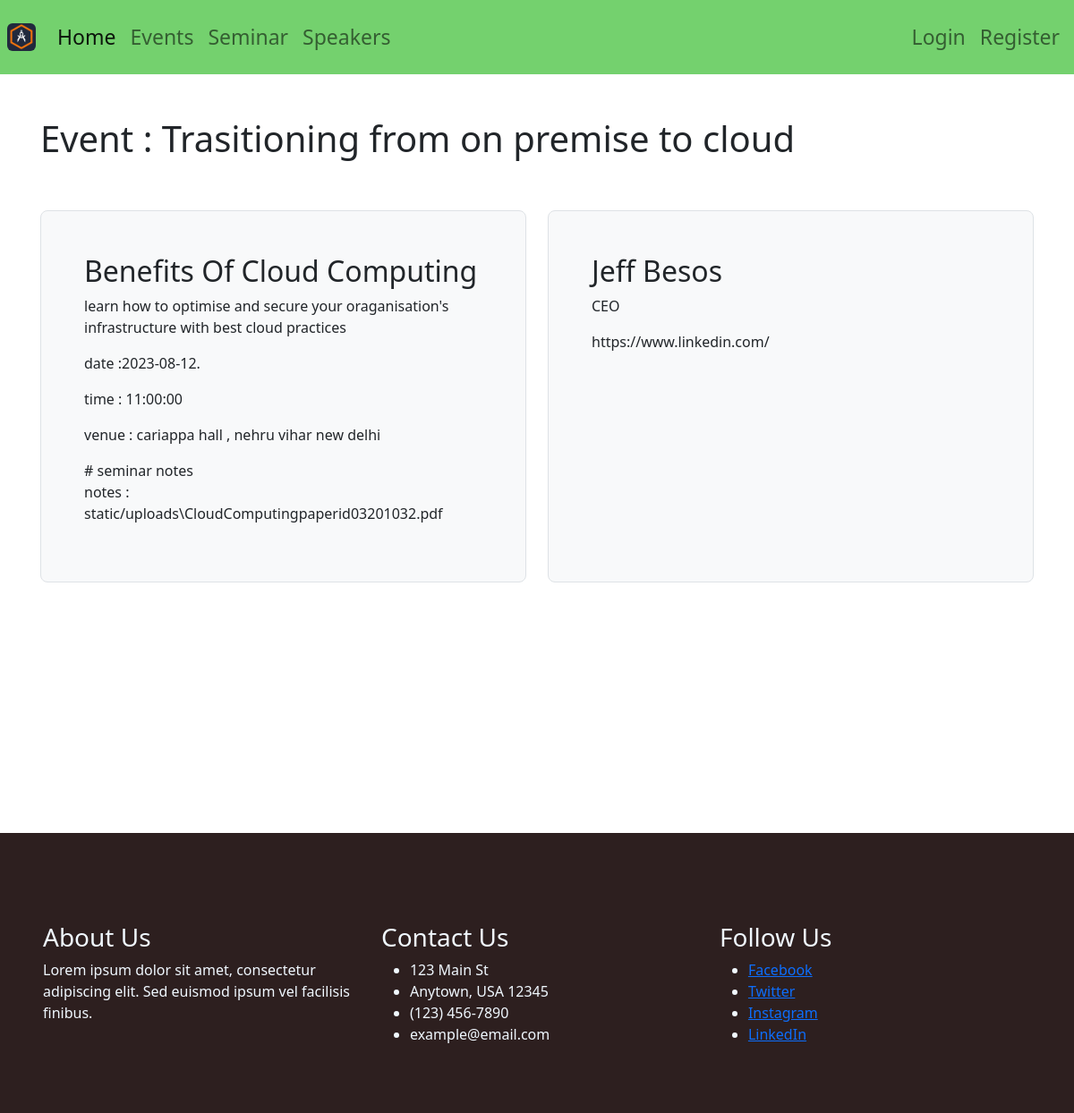
/seminar/detail/1, run on the app's committed database.
### database.py (models this page shows, shortened)
class Event(Base):
    __tablename__ = 'events'
    id = Column(Integer, primary_key=True)
    user_id = Column(Integer, ForeignKey('users.id'))
    organization = Column(String(64), nullable=False)
    name = Column(String(64), nullable=False)
    description = Column(String(255), nullable=False)
    date= Column(DateTime, nullable=False)
    time= Column(DateTime, nullable=False)
    location = Column(String(64), nullable=False)
    days = Column(Integer, nullable=False)
    avatar=Column(String(255), nullable=False)
    fee = Column(Float, nullable=False, default=0.0)
    created_at = Column(DateTime, default=datetime.now)
    updated_at = Column(DateTime, default=datetime.now, onupdate=datetime.now)
    class Meta:
        ordering = ('-created_at',)
        verbose_name = 'Event'
        verbose_name_plural = 'Events'

class Seminar(Base):
    __tablename__ = 'seminars'
    id = Column(Integer, primary_key=True)
    user_id = Column(Integer, ForeignKey('users.id'))
    topic = Column(String(64), nullable=False)
    sem_description = Column(String(255), nullable=False)
    sem_date= Column(DateTime, nullable=False)
    sem_time= Column(DateTime, nullable=False)
    address = Column(String(64), nullable=False)
    notes = Column(String(255), nullable=False)
    event = Column(ForeignKey('events.id'))
    created_at = Column(DateTime, default=datetime.now)
    updated_at = Column(DateTime, default=datetime.now, onupdate=datetime.now)
    class Meta:
        ordering = ('-created_at',)
        verbose_name = 'Seminar'
        verbose_name_plural = 'Seminars'

class Speakerprofiles(Base):
    __tablename__ = 'speakerprofiles'
    id = Column(Integer, primary_key=True)
    user_id = Column(Integer, ForeignKey('users.id'))
    name = Column(String(64), nullable=False)
    occupation = Column(String(255), nullable=False)
    company = Column(String(64), nullable=False)
    profile_image=Column(String(255), nullable=False)
    linkedin = Column(String(255), nullable=False, default="https://www.linkedin.com/")
    gender = Column(String(2), default='M')
    seminar = Column(ForeignKey('seminars.id'))
    created_at = Column(DateTime, default=datetime.now)
    updated_at = Column(DateTime, default=datetime.now, onupdate=datetime.now)
    class Meta:
        ordering = ('-created_at',)
        verbose_name = 'Speakerprofile'
        verbose_name_plural = 'Speakerprofiles'

### app.py (the view)
@app.route('/seminar/detail/<int:id>')
def seminar_detail(id):
    db = opendb()
    seminar = db.query(Seminar).filter_by(id=id).first()
    event = db.query(Event).filter_by(id=seminar.event).first()
    speakers = db.query(Speakerprofiles).filter_by(seminar=id).all()
    return render_template('seminar_detail.html', s=seminar, e=event, speakers=speakers)

### database.py (called while the page is built)
def opendb():
    engine = create_engine(DB_URL)
    Base.metadata.create_all(engine)
    session_factory = sessionmaker(bind=engine)
    Session = scoped_session(session_factory)
    return Session()

### templates/seminar_detail.html (shortened to what this page needs)
{% extends 'base.html' %}
{% block content %}
<div class="container">
    <div class="row my-5">
        <div class="col-md-12">
            <h1>Event :  {{e.name}}</h1>
        </div>
    </div>
    <div class="row align-items-md-stretch my-5">
        <div class="col-md-6">
            <div
                class="h-100 p-5 bg-light border rounded-3">
                <h2>{{s.topic}}</h2>
                <p>{{s.sem_description}}</p>
                <p>date :{{s.sem_date.date()}}.</p>
                <p>time : {{s.sem_time.time()}}</p>
                <p>venue : {{s.address}}</p>
                # seminar notes
                <p>notes : {{s.notes}}</p>
            </div>
        </div>
        <div class="col-md-6">
            {% for speaker in speakers %}
                {{ Speaker|e }}<div
                class="h-100 p-5 bg-light border rounded-3">
                <h2>{{speaker.name}}</h2>
                <p>{{speaker.occupation}}</p>
                <p>{{speaker.linkedin}}</p>
            </div>
            {% endfor %}
        </div>
    </div>
</div>
{% endblock %}

### templates/seminar_detail.html (style rules this page uses)
body { background-image: url(https://wallpaperaccess.com/full/1156791.jpg); background-repeat: no-repeat; background-size: cover; }

### templates/footer.html (style rules this page uses)
.container { max-width: 1140px; margin: 0 auto; padding: 0 15px; }
.row { display: flex; flex-wrap: wrap; }

### data on the page
Event: name "Trasitioning from on premise to cloud"
Seminar: topic "Benefits Of Cloud Computing", sem_description "learn how to optimise and secure your oraganisation's infrastructure with best cloud practices", sem_date "2023-08-12", sem_time.time "11:00:00", address "cariappa hall , nehru vihar new delhi", notes "static/uploads\\CloudComputingpaperid03201032.pdf"
Speakerprofiles: name "Jeff Besos", occupation "CEO", linkedin "https://www.linkedin.com/"
